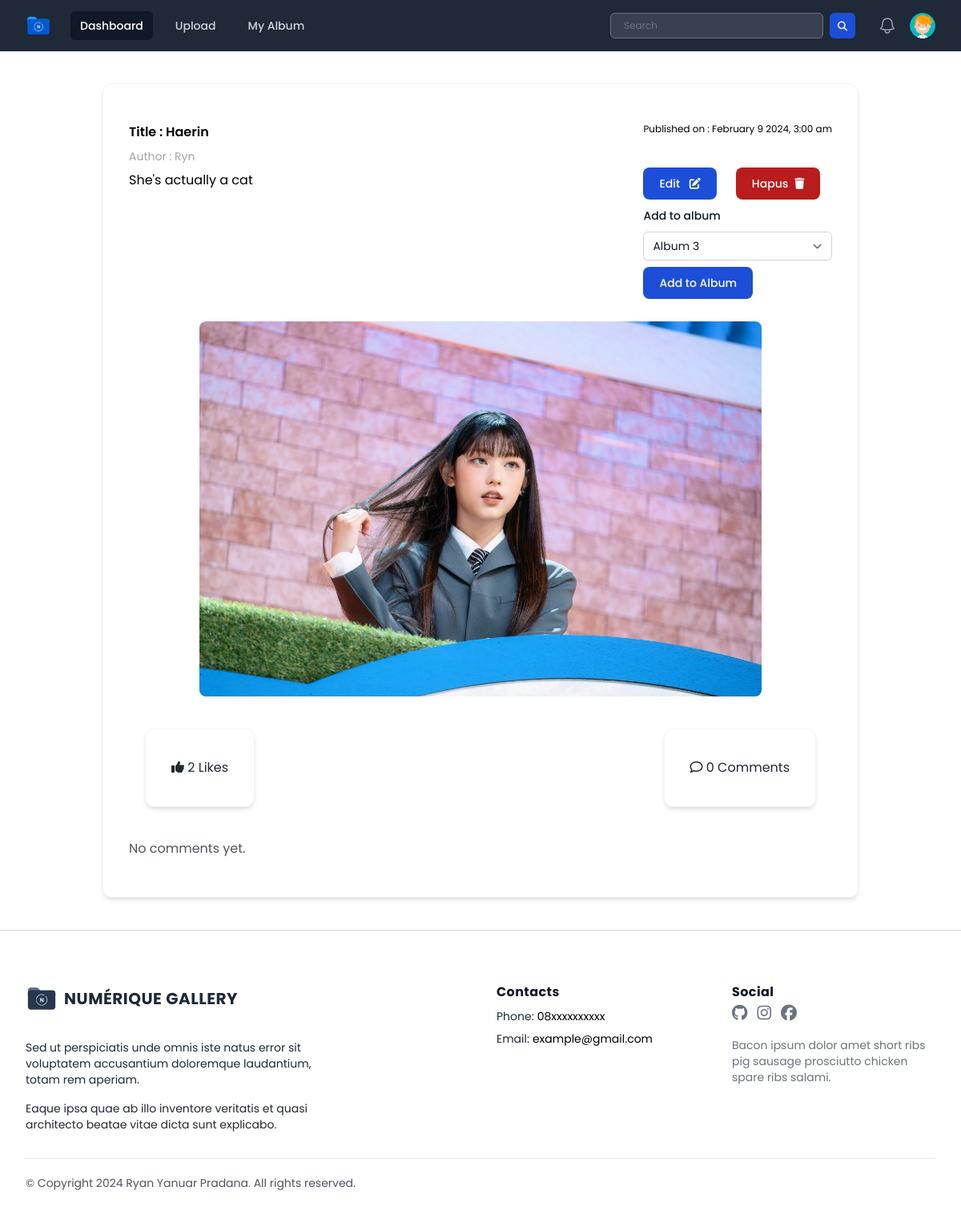
Page /public/page/user/post.php?photoID=18 (signed in) on the earlier database version.
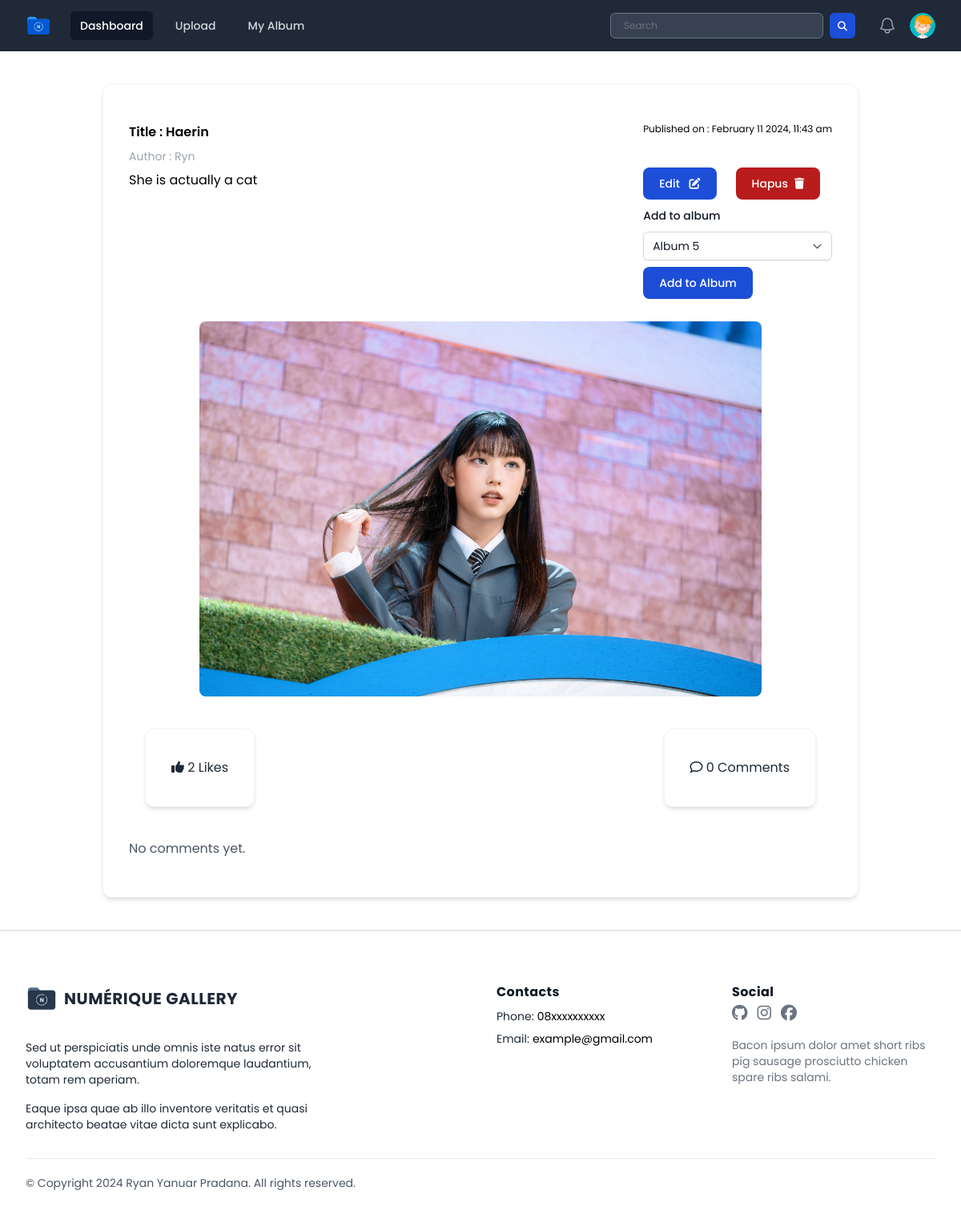
Same page on the later database version.
### tables this page shows
CREATE TABLE `photos` (
  `photoID` int(11) NOT NULL,
  `userID` int(11) NOT NULL,
  `albumID` int(11) DEFAULT NULL,
  `title` varchar(100) DEFAULT NULL,
  `description` text DEFAULT NULL,
  `image_path` varchar(255) DEFAULT NULL,
  `createdAt` timestamp NOT NULL DEFAULT current_timestamp() ON UPDATE current_timestamp()
);

CREATE TABLE `users` (
  `userID` int(11) NOT NULL,
  `name` varchar(255) DEFAULT NULL,
  `username` varchar(50) NOT NULL,
  `password` varchar(255) NOT NULL,
  `email` varchar(100) NOT NULL,
  `access_level` varchar(50) DEFAULT 'user',
  `createdAt` timestamp NOT NULL DEFAULT current_timestamp() ON UPDATE current_timestamp(),
  `profile_photo` varchar(255) DEFAULT 'default_profile.svg'
);

### public/page/user/post.php (the view, shortened to what the changed rows need)
<?php
include "../../../database/koneksi.php";
$photoID = isset($_GET['photoID']) ? $_GET['photoID'] : null;
$username = $_SESSION["username"];
$queryUserID = "SELECT * FROM users WHERE username = '$username'";
$resultUser = mysqli_query($conn, $queryUserID);
$showButtons = false;
if ($resultUser && mysqli_num_rows($resultUser) > 0) {
    $rowUser = mysqli_fetch_assoc($resultUser);
    $userID = $rowUser["userID"];
    $username = $rowUser["username"];
    if ($photoID) {
        $query = "SELECT photos.photoID, photos.userID, photos.title, photos.description, photos.image_path, photos.createdAt, users.name, users.username
        FROM photos
        INNER JOIN users ON photos.userID = users.userID
        WHERE photos.photoID = $photoID";
        $result = mysqli_query($conn, $query);
        if ($result && mysqli_num_rows($result) > 0) {
            $row = mysqli_fetch_assoc($result);
            if (isset($row['userID']) && $row['userID'] == $userID) {
                $showButtons = true;
            }
            $title = $row['title'];
            $description = $row['description'];
            $image_path = $row['image_path'];
            $createdAt = date('F j Y, g:i a', strtotime($row['createdAt']));
            $username = $row['username'];
        }
    }
}
?>
<!DOCTYPE html>
<html lang="en">
<head>
    <link rel="stylesheet" href="../../css/output.css">
    <link rel="stylesheet" href="../../css/style.css">
    <link rel="stylesheet" href="../../css/all.min.css">
    <link rel="stylesheet" href="../../css/fontawesome.min.css">
</head>
<body class="h-screen overflow-x-hidden font-poppins">
    <div class="container mx-auto ">
        <div class="m-10 border-gray-100 border shadow-md rounded-xl py-12 px-8">
            <div class="mx-auto flex justify-between ">
                <div class="">
                    <p class="font-semibold">
                        <span>Title : </span> <?= $title; ?>
                    </p>
                    <p class="pt-2 text-sm text-gray-400">
                        <span class="font-normal">Author : </span><?= $username ?>
                    </p>
                    <p class="pt-2">
                        <?= $description ?>
                    </p>
                </div>
                <div class="">
                    <p class="text-xs">
                        <span>Published on : </span><?= $createdAt ?>
                    </p>
                    <?php if (isset($showButtons) && $showButtons) : ?>
                        <div class="mt-10 flex gap-4">
                            <a href="edit.php?photoID=<?= $photoID ?>" class="text-white bg-blue-700 hover:bg-blue-800 focus:ring-4 focus:ring-blue-300 font-medium rounded-lg text-sm px-5 py-2.5 me-2 mb-2 dark:bg-blue-600 dark:hover:bg-blue-700 focus:outline-none dark:focus:ring-blue-800">Edit <i class="fa-solid fa-pen-to-square ml-2"></i></a>
                            <form method="post" action="delete.php">
                                <button type="submit" name="deletePhoto" class="focus:outline-none text-white bg-red-700 hover:bg-red-800 focus:ring-4 focus:ring-red-300 font-medium rounded-lg text-sm px-5 py-2.5 me-2 mb-2 dark:bg-red-600 dark:hover:bg-red-700 dark:focus:ring-red-900">Hapus<i class="fa-solid fa-trash ml-2"></i></button>
                            </form>
                        </div>
                        <label for="album" class="block text-sm font-medium leading-6 text-gray-900">Add to album</label>
                        <div class="mt-2">
                            <form method="post" action="">
                                <select id="album" name="albumID" autocomplete="album-name" class="block w-full rounded-md border-0 py-1.5 text-gray-900 shadow-sm ring-1 ring-inset ring-gray-300 focus:ring-2 focus:ring-inset focus:ring-indigo-600 sm:max-w-xs sm:text-sm sm:leading-6">
                                    <?php
                                    $queryUserAlbums = "SELECT * FROM albums WHERE userID = $userID";
                                    $resultUserAlbums = mysqli_query($conn, $queryUserAlbums);
                                    if ($resultUserAlbums && mysqli_num_rows($resultUserAlbums) > 0) {
                                        while ($rowAlbum = mysqli_fetch_assoc($resultUserAlbums)) {
                                            echo "<option value='" . $rowAlbum['albumID'] . "'>" . $rowAlbum['title'] . "</option>";
                                        }
                                    } else {
                                        echo "<option value=''>No albums found</option>";
                                    }
                                    ?>
                                </select>
                                <button type="submit" name="addToAlbum" class="text-white mt-2 bg-blue-700 hover:bg-blue-800 focus:ring-4 focus:ring-blue-300 font-medium rounded-lg text-sm px-5 py-2.5 me-2 mb-2 dark:bg-blue-600 dark:hover:bg-blue-700 focus:outline-none dark:focus:ring-blue-800">Add to Album</button>
                            </form>
                        </div>
                    <?php endif; ?>
                </div>
            </div>
            <div class='flex justify-center mt-5'>
                <img class="rounded-lg w-4/5" src="../../../database/uploads/<?= $image_path; ?>" alt="<?= $title; ?>">
            </div>
        </div>
    </div>
</body>
</html>

Differences in the rows shown:
changed photos "Haerin": description "She's actually a cat" → "She is actually a cat"; createdAt "February 9 2024, 3:00 am" → "February 11 2024, 11:43 am"
Other differences:
form field albumID: "Album 3" → "Album 5"
